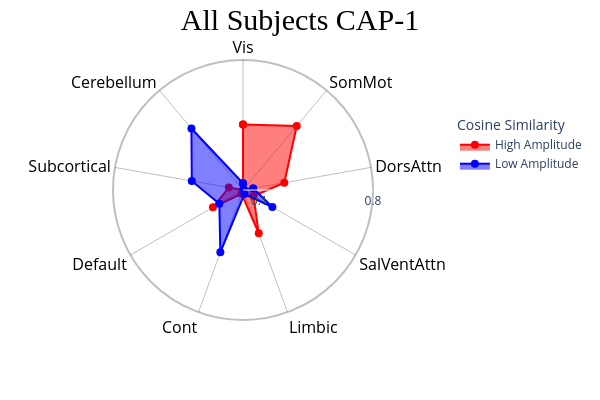
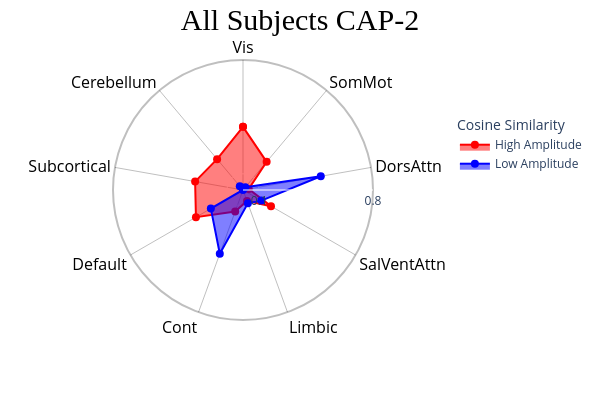
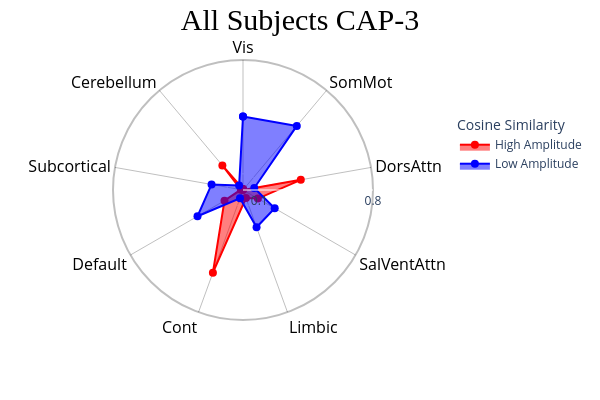
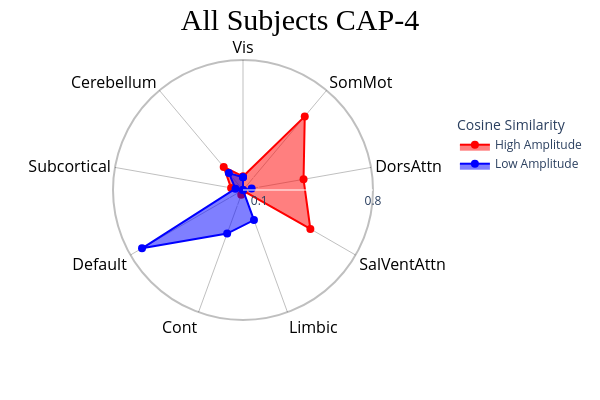

The cell these charts' notebook holds for them, in order:
### Code cell
surface_kwargs = {**PlotDefaults.caps2surf(), "layout": "row", "size": (500, 100)}

radar_kwargs = {**PlotDefaults.caps2radar(), "height": 400, "width": 600}
radar_kwargs["radialaxis"] = {"range": [0, 0.8], "tickvals": [0.1, "", "", 0.8]}
radar_kwargs["legend"] = {"yanchor": "top", "y": 0.8, "x": 1.15}

plot_kwargs = {**PlotDefaults.caps2plot()}

corr_kwargs = {**PlotDefaults.caps2corr()}

cap_analysis.caps2surf(**surface_kwargs)
cap_analysis.caps2radar(**radar_kwargs)
cap_analysis.caps2plot(**plot_kwargs, visual_scope="nodes")
cap_analysis.caps2plot(**plot_kwargs)
# cap_analysis.caps2plot(**plot_kwargs, plot_options="outer_product")
cap_analysis.caps2corr(**corr_kwargs)

### Figure 1 — Plotly figure (JSON) as saved in the notebook; plotly's stock layout.template omitted (floating-point values rounded to 4 significant figures)
{"data": [{"fill": "toself", "hovertemplate": "color=High Amplitude<br>r=%{r}<br>Regions=%{theta}<extra></extra>", "legendgroup": "High Amplitude", "line": {"color": "rgba(255, 0, 0, 1)", "dash": "solid"}, "marker": {"size": 8, "symbol": "circle"}, "mode": "markers+lines", "name": "High Amplitude", "r": [0.4027, 0.5145, 0.2582, 0.07448, 0.2837, 0.0251, 0.2136, 0.08858, 0.0, 0.4027], "showlegend": true, "subplot": "polar", "theta": ["Vis", "SomMot", "DorsAttn", "SalVentAttn", "Limbic", "Cont", "Default", "Subcortical", "Cerebellum", "Vis"], "type": "scatterpolar"}, {"fill": "toself", "hovertemplate": "color=Low Amplitude<br>r=%{r}<br>Regions=%{theta}<extra></extra>", "legendgroup": "Low Amplitude", "line": {"color": "rgba(0, 0, 255, 1)", "dash": "solid"}, "marker": {"size": 8, "symbol": "circle"}, "mode": "markers+lines", "name": "Low Amplitude", "r": [0.04123, 0.006311, 0.06364, 0.2089, 0.02605, 0.4077, 0.1683, 0.3199, 0.4939, 0.04123], "showlegend": true, "subplot": "polar", "theta": ["Vis", "SomMot", "DorsAttn", "SalVentAttn", "Limbic", "Cont", "Default", "Subcortical", "Cerebellum", "Vis"], "type": "scatterpolar"}], "layout": {"height": 400, "legend": {"title": {"text": "Cosine Similarity"}, "tracegroupgap": 0, "x": 1.15, "y": 0.8, "yanchor": "top"}, "margin": {"t": 60}, "polar": {"angularaxis": {"categoryarray": ["Vis", "SomMot", "DorsAttn", "SalVentAttn", "Limbic", "Cont", "Default", "Subcortical", "Cerebellum", "Vis", "SomMot", "DorsAttn", "SalVentAttn", "Limbic", "Cont", "Default", "Subcortical", "Cerebellum"], "categoryorder": "array", "direction": "clockwise", "gridcolor": "rgba(0, 0, 0, 0.25)", "linecolor": "rgba(0, 0, 0, 0.25)", "linewidth": 2, "rotation": 90, "showline": true, "tickfont": {"color": "black", "size": 16}}, "bgcolor": "white", "domain": {"x": [0, 1], "y": [0, 1]}, "radialaxis": {"range": [0, 0.8], "tickvals": [0.1, "", "", 0.8]}}, "showlegend": true, "title": {"font": {"color": "black", "family": "Times New Roman", "size": 30}, "text": "All Subjects CAP-1", "x": 0.5}, "width": 600}}

### Figure 2 — Plotly figure (JSON) as saved in the notebook; plotly's stock layout.template omitted (floating-point values rounded to 4 significant figures)
{"data": [{"fill": "toself", "hovertemplate": "color=High Amplitude<br>r=%{r}<br>Regions=%{theta}<extra></extra>", "legendgroup": "High Amplitude", "line": {"color": "rgba(255, 0, 0, 1)", "dash": "solid"}, "marker": {"size": 8, "symbol": "circle"}, "mode": "markers+lines", "name": "High Amplitude", "r": [0.3888, 0.2263, 0.03579, 0.1989, 0.0718, 0.1407, 0.3344, 0.2992, 0.248, 0.3888], "showlegend": true, "subplot": "polar", "theta": ["Vis", "SomMot", "DorsAttn", "SalVentAttn", "Limbic", "Cont", "Default", "Subcortical", "Cerebellum", "Vis"], "type": "scatterpolar"}, {"fill": "toself", "hovertemplate": "color=Low Amplitude<br>r=%{r}<br>Regions=%{theta}<extra></extra>", "legendgroup": "Low Amplitude", "line": {"color": "rgba(0, 0, 255, 1)", "dash": "solid"}, "marker": {"size": 8, "symbol": "circle"}, "mode": "markers+lines", "name": "Low Amplitude", "r": [0.007063, 0.02213, 0.486, 0.1308, 0.08744, 0.4175, 0.2285, 0.0002686, 0.03066, 0.007063], "showlegend": true, "subplot": "polar", "theta": ["Vis", "SomMot", "DorsAttn", "SalVentAttn", "Limbic", "Cont", "Default", "Subcortical", "Cerebellum", "Vis"], "type": "scatterpolar"}], "layout": {"height": 400, "legend": {"title": {"text": "Cosine Similarity"}, "tracegroupgap": 0, "x": 1.15, "y": 0.8, "yanchor": "top"}, "margin": {"t": 60}, "polar": {"angularaxis": {"categoryarray": ["Vis", "SomMot", "DorsAttn", "SalVentAttn", "Limbic", "Cont", "Default", "Subcortical", "Cerebellum", "Vis", "SomMot", "DorsAttn", "SalVentAttn", "Limbic", "Cont", "Default", "Subcortical", "Cerebellum"], "categoryorder": "array", "direction": "clockwise", "gridcolor": "rgba(0, 0, 0, 0.25)", "linecolor": "rgba(0, 0, 0, 0.25)", "linewidth": 2, "rotation": 90, "showline": true, "tickfont": {"color": "black", "size": 16}}, "bgcolor": "white", "domain": {"x": [0, 1], "y": [0, 1]}, "radialaxis": {"range": [0, 0.8], "tickvals": [0.1, "", "", 0.8]}}, "showlegend": true, "title": {"font": {"color": "black", "family": "Times New Roman", "size": 30}, "text": "All Subjects CAP-2", "x": 0.5}, "width": 600}}

### Figure 3 — Plotly figure (JSON) as saved in the notebook; plotly's stock layout.template omitted (floating-point values rounded to 4 significant figures)
{"data": [{"fill": "toself", "hovertemplate": "color=High Amplitude<br>r=%{r}<br>Regions=%{theta}<extra></extra>", "legendgroup": "High Amplitude", "line": {"color": "rgba(255, 0, 0, 1)", "dash": "solid"}, "marker": {"size": 8, "symbol": "circle"}, "mode": "markers+lines", "name": "High Amplitude", "r": [0.006599, 0.0, 0.3612, 0.1057, 0.05292, 0.5415, 0.1314, 0.0132, 0.1976, 0.006599], "showlegend": true, "subplot": "polar", "theta": ["Vis", "SomMot", "DorsAttn", "SalVentAttn", "Limbic", "Cont", "Default", "Subcortical", "Cerebellum", "Vis"], "type": "scatterpolar"}, {"fill": "toself", "hovertemplate": "color=Low Amplitude<br>r=%{r}<br>Regions=%{theta}<extra></extra>", "legendgroup": "Low Amplitude", "line": {"color": "rgba(0, 0, 255, 1)", "dash": "solid"}, "marker": {"size": 8, "symbol": "circle"}, "mode": "markers+lines", "name": "Low Amplitude", "r": [0.4525, 0.515, 0.07044, 0.2252, 0.2442, 0.05443, 0.3233, 0.1965, 0.03712, 0.4525], "showlegend": true, "subplot": "polar", "theta": ["Vis", "SomMot", "DorsAttn", "SalVentAttn", "Limbic", "Cont", "Default", "Subcortical", "Cerebellum", "Vis"], "type": "scatterpolar"}], "layout": {"height": 400, "legend": {"title": {"text": "Cosine Similarity"}, "tracegroupgap": 0, "x": 1.15, "y": 0.8, "yanchor": "top"}, "margin": {"t": 60}, "polar": {"angularaxis": {"categoryarray": ["Vis", "SomMot", "DorsAttn", "SalVentAttn", "Limbic", "Cont", "Default", "Subcortical", "Cerebellum", "Vis", "SomMot", "DorsAttn", "SalVentAttn", "Limbic", "Cont", "Default", "Subcortical", "Cerebellum"], "categoryorder": "array", "direction": "clockwise", "gridcolor": "rgba(0, 0, 0, 0.25)", "linecolor": "rgba(0, 0, 0, 0.25)", "linewidth": 2, "rotation": 90, "showline": true, "tickfont": {"color": "black", "size": 16}}, "bgcolor": "white", "domain": {"x": [0, 1], "y": [0, 1]}, "radialaxis": {"range": [0, 0.8], "tickvals": [0.1, "", "", 0.8]}}, "showlegend": true, "title": {"font": {"color": "black", "family": "Times New Roman", "size": 30}, "text": "All Subjects CAP-3", "x": 0.5}, "width": 600}}

### Figure 4 — Plotly figure (JSON) as saved in the notebook; plotly's stock layout.template omitted (floating-point values rounded to 4 significant figures)
{"data": [{"fill": "toself", "hovertemplate": "color=High Amplitude<br>r=%{r}<br>Regions=%{theta}<extra></extra>", "legendgroup": "High Amplitude", "line": {"color": "rgba(255, 0, 0, 1)", "dash": "solid"}, "marker": {"size": 8, "symbol": "circle"}, "mode": "markers+lines", "name": "High Amplitude", "r": [0.08326, 0.5913, 0.3784, 0.4786, 0.006478, 0.03104, 0.0, 0.07448, 0.1846, 0.08326], "showlegend": true, "subplot": "polar", "theta": ["Vis", "SomMot", "DorsAttn", "SalVentAttn", "Limbic", "Cont", "Default", "Subcortical", "Cerebellum", "Vis"], "type": "scatterpolar"}, {"fill": "toself", "hovertemplate": "color=Low Amplitude<br>r=%{r}<br>Regions=%{theta}<extra></extra>", "legendgroup": "Low Amplitude", "line": {"color": "rgba(0, 0, 255, 1)", "dash": "solid"}, "marker": {"size": 8, "symbol": "circle"}, "mode": "markers+lines", "name": "Low Amplitude", "r": [0.07821, 0.0, 0.05399, 0.0, 0.1971, 0.285, 0.7176, 0.04693, 0.1356, 0.07821], "showlegend": true, "subplot": "polar", "theta": ["Vis", "SomMot", "DorsAttn", "SalVentAttn", "Limbic", "Cont", "Default", "Subcortical", "Cerebellum", "Vis"], "type": "scatterpolar"}], "layout": {"height": 400, "legend": {"title": {"text": "Cosine Similarity"}, "tracegroupgap": 0, "x": 1.15, "y": 0.8, "yanchor": "top"}, "margin": {"t": 60}, "polar": {"angularaxis": {"categoryarray": ["Vis", "SomMot", "DorsAttn", "SalVentAttn", "Limbic", "Cont", "Default", "Subcortical", "Cerebellum", "Vis", "SomMot", "DorsAttn", "SalVentAttn", "Limbic", "Cont", "Default", "Subcortical", "Cerebellum"], "categoryorder": "array", "direction": "clockwise", "gridcolor": "rgba(0, 0, 0, 0.25)", "linecolor": "rgba(0, 0, 0, 0.25)", "linewidth": 2, "rotation": 90, "showline": true, "tickfont": {"color": "black", "size": 16}}, "bgcolor": "white", "domain": {"x": [0, 1], "y": [0, 1]}, "radialaxis": {"range": [0, 0.8], "tickvals": [0.1, "", "", 0.8]}}, "showlegend": true, "title": {"font": {"color": "black", "family": "Times New Roman", "size": 30}, "text": "All Subjects CAP-4", "x": 0.5}, "width": 600}}
